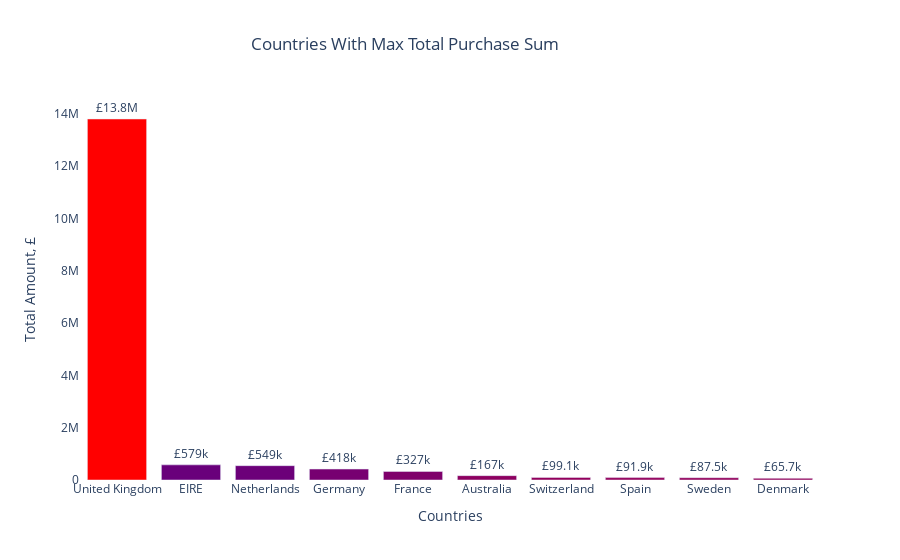

Source (notebook cell):
### Code cell
fig = go.Figure(data=[
    go.Bar(name='Countries With Max Total Purchase Amount', 
           x=retail_data_country_purchase_desc['Country'].astype(str), 
           y=retail_data_country_purchase_desc['Total'],
           opacity=1,
           marker={'color': retail_data_country_purchase_desc['Total'],
                   'colorscale': 'Rainbow'})
    ])

fig.update_traces(texttemplate='£%{y:.3s}', textposition='outside')

fig.update_layout(title='Countries With Max Total Purchase Sum',
                  title_x=0.45,
                  xaxis_title="Countries",
                  yaxis_title="Total Amount, £",
                  plot_bgcolor='white')
fig.show()

### Figure 1 — Plotly figure (JSON) as saved in the notebook; plotly's stock layout.template omitted (floating-point values rounded to 4 significant figures)
{"data": [{"marker": {"color": [13810000.0, 578500.0, 548500.0, 418000.0, 326500.0, 167100.0, 99080.0, 91860.0, 87460.0, 65740.0], "colorscale": [[0, "rgb(150,0,90)"], [0.125, "rgb(0,0,200)"], [0.25, "rgb(0,25,255)"], [0.375, "rgb(0,152,255)"], [0.5, "rgb(44,255,150)"], [0.625, "rgb(151,255,0)"], [0.75, "rgb(255,234,0)"], [0.875, "rgb(255,111,0)"], [1, "rgb(255,0,0)"]]}, "name": "Countries With Max Total Purchase Amount", "opacity": 1, "textposition": "outside", "texttemplate": "£%{y:.3s}", "type": "bar", "x": ["United Kingdom", "EIRE", "Netherlands", "Germany", "France", "Australia", "Switzerland", "Spain", "Sweden", "Denmark"], "y": [13810000.0, 578500.0, 548500.0, 418000.0, 326500.0, 167100.0, 99080.0, 91860.0, 87460.0, 65740.0]}], "layout": {"plot_bgcolor": "white", "title": {"text": "Countries With Max Total Purchase Sum", "x": 0.45}, "xaxis": {"title": {"text": "Countries"}}, "yaxis": {"title": {"text": "Total Amount, £"}}}}
